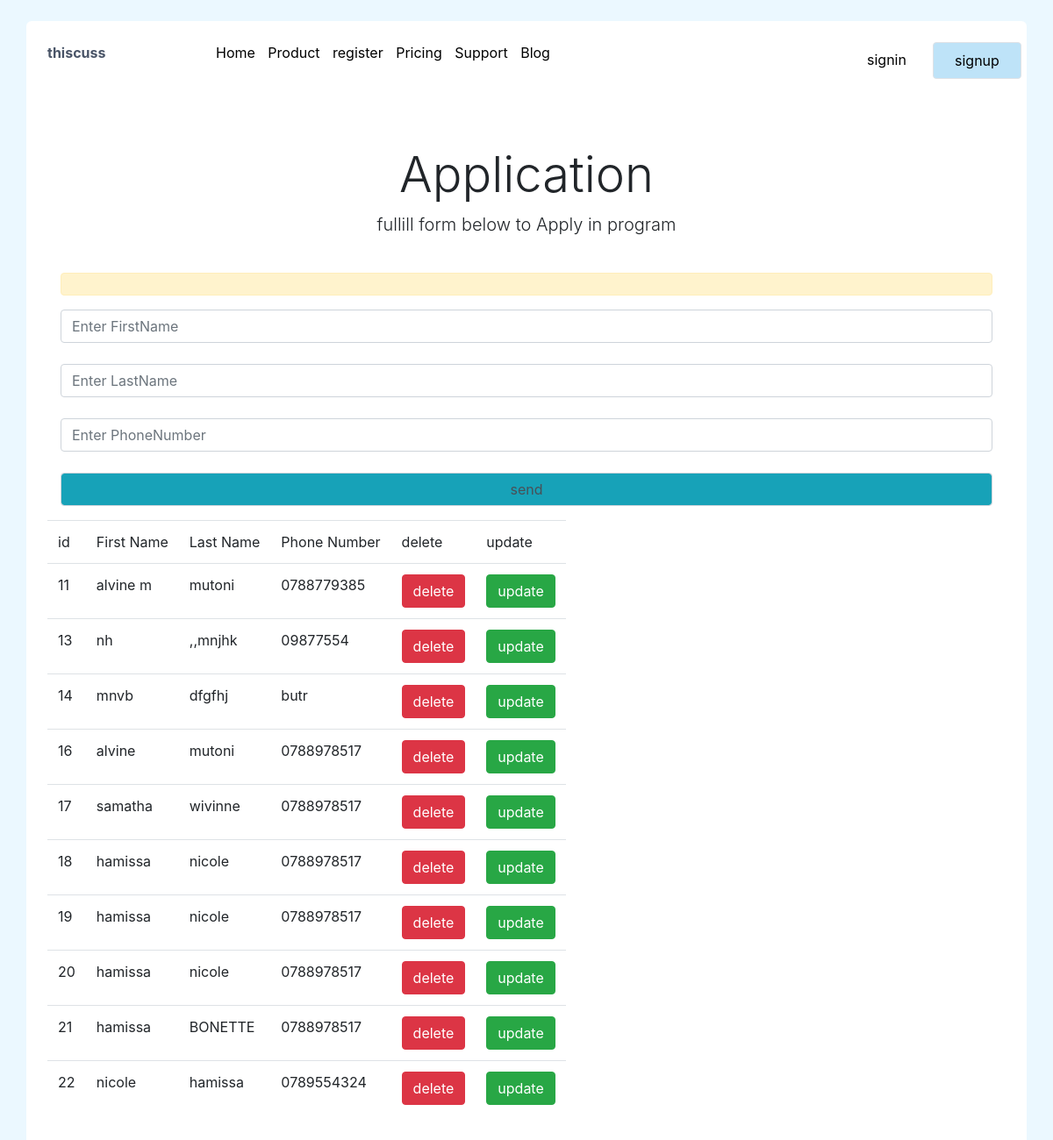
Page /registration/ on the committed database.
### home/models.py (models this page shows, shortened)
class Registration(models.Model):
    phone =models.CharField(max_length=255)
    firstname = models.CharField(max_length=255)
    lastname = models.CharField(max_length=255)

### home/views.py (the view, shortened to what this page needs)
# urls.py: path('registration/',views.registration,name='register'),
def registration(request):
    select =Registration.objects.all().order_by('id')
    return render(request,'register.html',{'data':select})

### templates/register.html (shortened to what this page needs)
{% extends 'base.html' %}
{% load static %}
{% block content %}
<div class="pricing-header px-3 py-3 pt-md-5 pb-md-4 mx-auto text-center">
    <h1 class="display-4">Application</h1>
    <p class="lead">fullill form below to Apply in program</p>
</div>
<div class="container">
   <div class="form-group p">
       <p class="alert alert-warning">{{message}}</p>
       <form method="POST" action="{% url 'register' %}" accept="">
           <input type="text" placeholder="Enter FirstName" name="FirstName" class="form-control"><br>
           <input type="text" placeholder="Enter LastName" name="LastName" class="form-control"><br>
           <input type="text" placeholder="Enter PhoneNumber" name="phone" class="form-control"><br>
           <input type="submit" value="send" class="form-control bg-info">
       </form>
   </div>
</div>
<div class="table">
    <table>
        <tr><td>id</td><td>First Name</td><td>Last Name</td><td>Phone Number</td>
            <td>delete</td><td>update</td>
        </tr>
        {% for ida in data %} <tr>
            <td>{{ ida.id }} </td>
            <td>{{ ida.firstname }} </td>
            <td>{{ ida.lastname }}</td>
            <td>{{ ida.phone }}</td>
            <td><a href="{%url 'deleteInfos' id=ida.id %}"><span class="btn btn-danger">delete</span></a></td>
            <td><a href="{% url 'updateInfos' id=ida.id %}"><span class="btn btn-success">update</span></a></td>
        </tr>
        {% endfor %}
    </table>
</div>
{% endblock %}

### rows in the picture
Registration: id "11", firstname "alvine m", lastname "mutoni", phone "0788779385"
Registration: id "13", firstname "nh", lastname ",,mnjhk", phone "09877554"
Registration: id "14", firstname "mnvb", lastname "dfgfhj", phone "butr"
Registration: id "16", firstname "alvine", lastname "mutoni", phone "0788978517"
Registration: id "17", firstname "samatha", lastname "wivinne", phone "0788978517"
Registration: id "18", firstname "hamissa", lastname "nicole", phone "0788978517"
Registration: id "19", firstname "hamissa", lastname "nicole", phone "0788978517"
Registration: id "20", firstname "hamissa", lastname "nicole", phone "0788978517"
Registration: id "21", firstname "hamissa", lastname "BONETTE", phone "0788978517"
Registration: id "22", firstname "nicole", lastname "hamissa", phone "0789554324"
